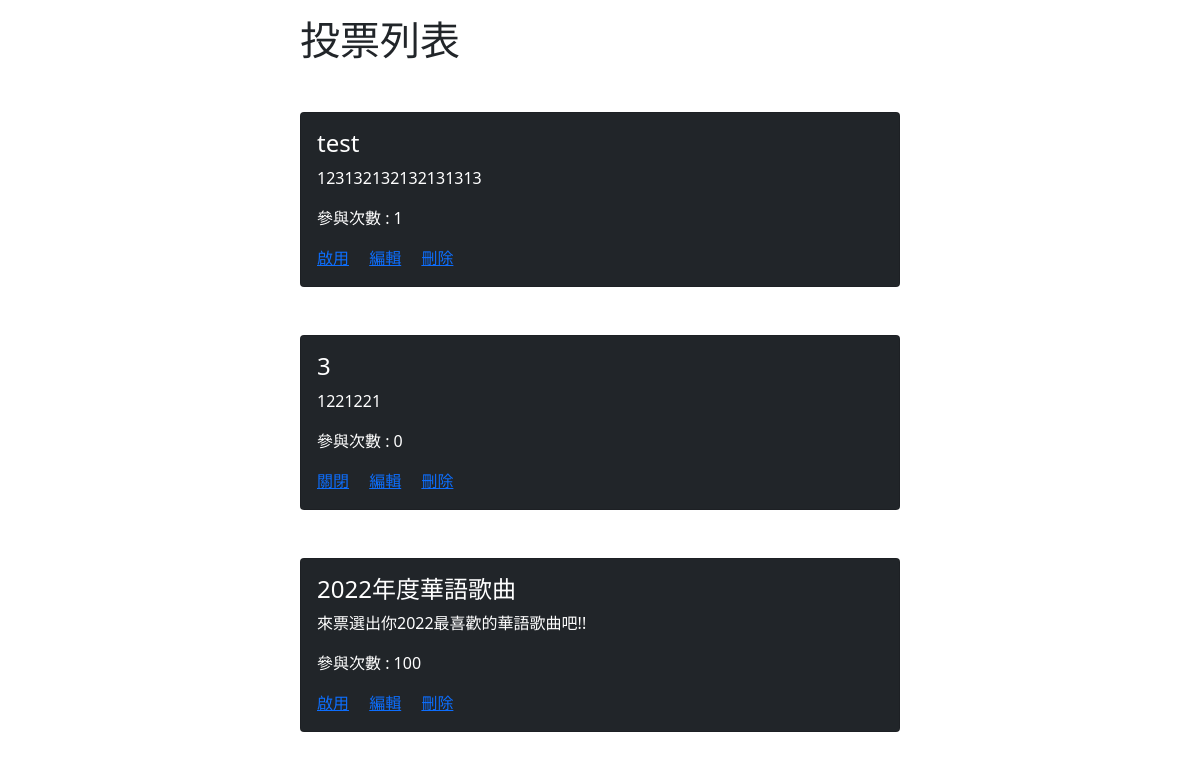
Page /back/survey.php on the earlier database version.
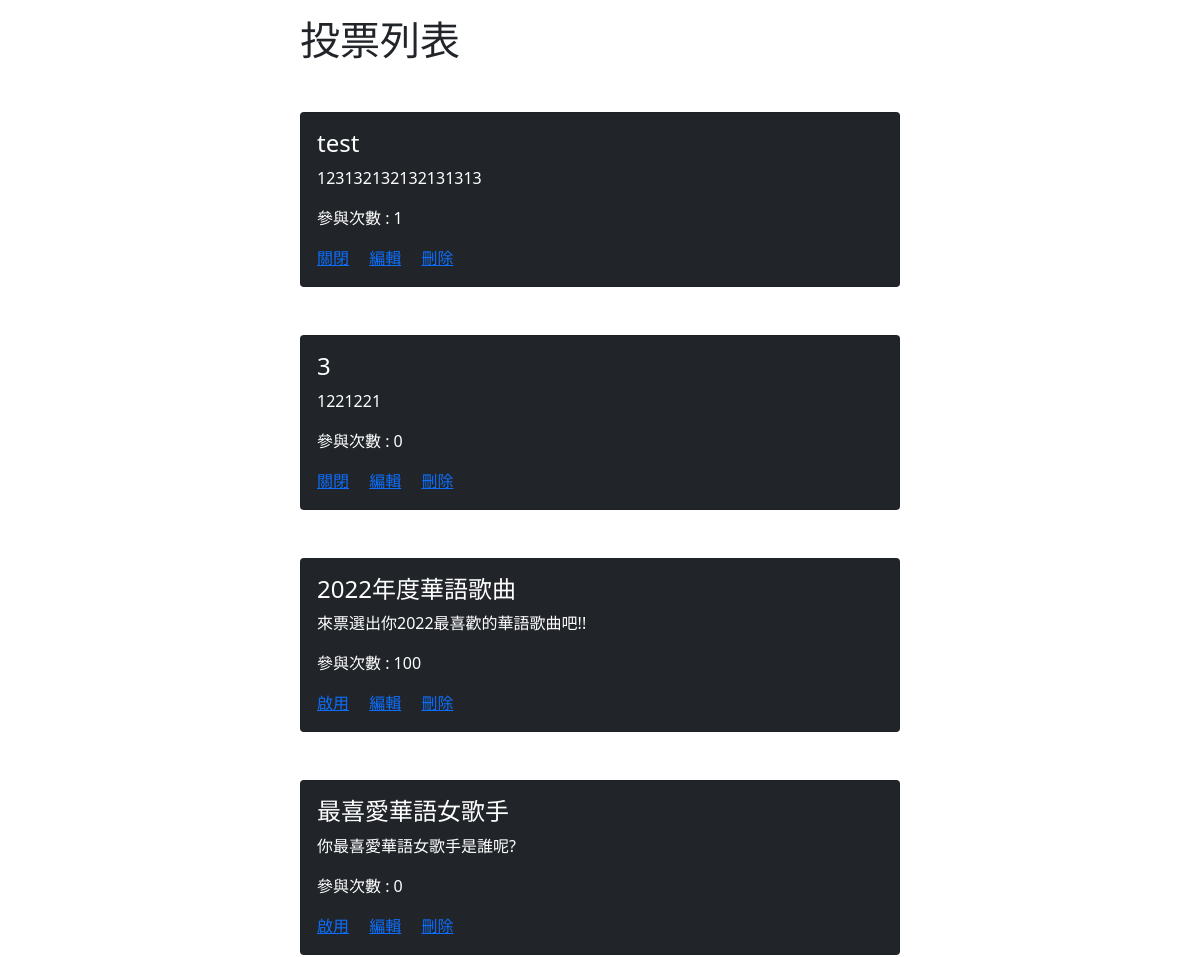
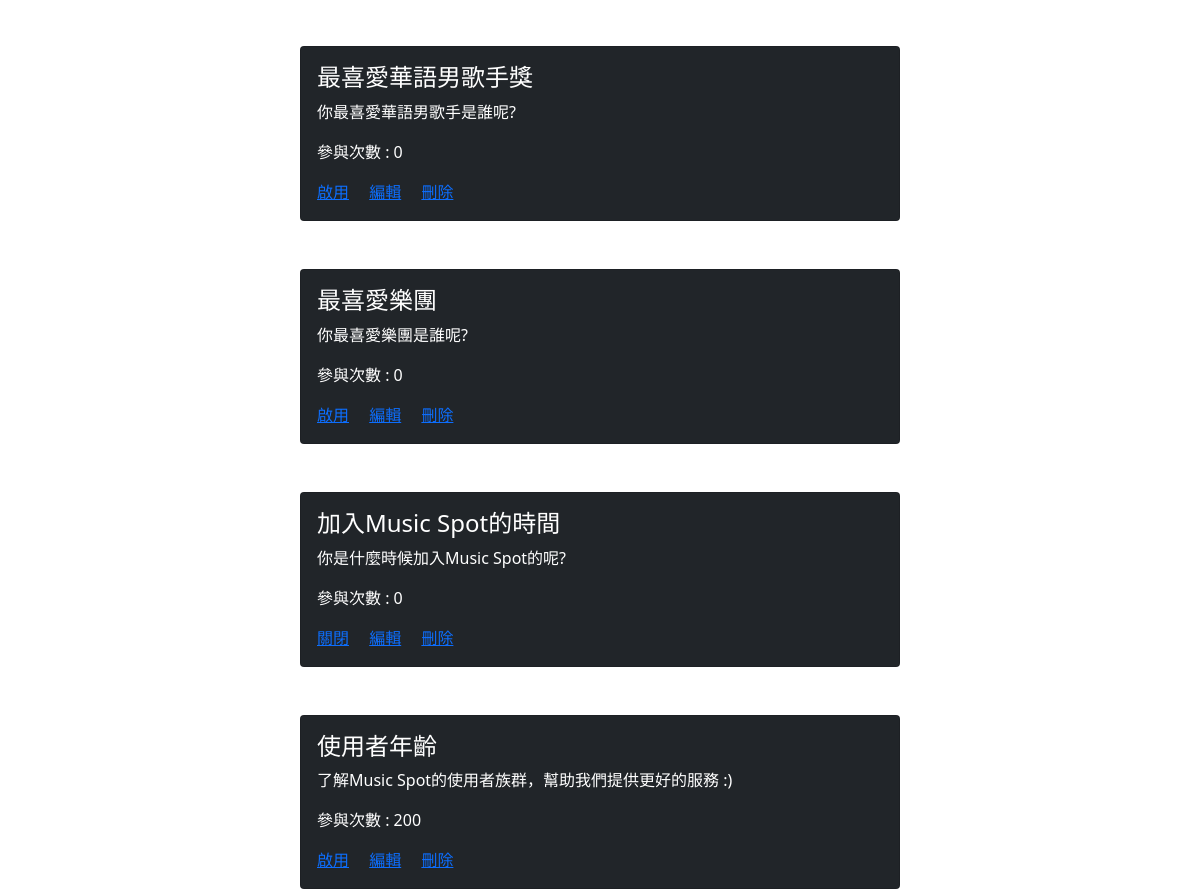
Same page on the later database version (2 pictures, top to bottom).
### tables this page shows
CREATE TABLE `survey_subjects` (
  `id` int(10) UNSIGNED NOT NULL,
  `subject` text NOT NULL,
  `type` tinyint(1) NOT NULL,
  `content` text DEFAULT NULL,
  `active` tinyint(1) NOT NULL,
  `chart` int(1) UNSIGNED NOT NULL DEFAULT 1,
  `vote` int(10) UNSIGNED NOT NULL,
  `created_at` timestamp NOT NULL DEFAULT current_timestamp(),
  `update_at` timestamp NOT NULL DEFAULT current_timestamp() ON UPDATE current_timestamp()
);

### back/survey.php (the view)
<div class="mx-auto w-50 mt-3">
    <h1>投票列表</h1>
    <?php
    include_once "./db/base.php";
    $surveys = all("survey_subjects");
    foreach ($surveys as $survey) {
        $activeText = ($survey['active'] == 1) ? "啟用" : "關閉";
    ?>
        <div class="card bg-dark text-white mt-5">
            <div class="card-body">
                <h4 class="card-title"><?= $survey['subject'] ?></h4>
                <p class="card-text"><?= $survey['content'] ?></p>
                <p class="card-text">參與次數 : <?= $survey['vote'] ?></p>
                <a href="./api/survey_active.php?id=<?= $survey['id'] ?>" class="card-link"><?= $activeText ?></a>
                <a href="./center.php?do=survey_edit&id=<?= $survey['id'] ?>" class="card-link">編輯</a>
                <a href="./api/survey_del.php?id=<?= $survey['id'] ?>" class="card-link">刪除</a>
            </div>
        </div>
    <?php
    }
    ?>
</div>

### db/base.php (shortened to what this page needs)
<link href="https://cdn.jsdelivr.net/npm/bootstrap@5.0.0/dist/css/bootstrap.min.css" rel="stylesheet">
<?php
$dsn = "mysql:host=localhost;charset=utf8;dbname=music_spot";
$pdo = new PDO($dsn, 'root', '');
function all($table, ...$args)
{
    global $pdo;
    $sql = "SELECT * FROM `$table`";
    return $pdo->query($sql)->fetchAll(PDO::FETCH_ASSOC);
}

Differences in the rows shown:
changed survey_subjects "test": active "啟用" → "關閉"
added survey_subjects: subject "最喜愛華語女歌手", content "你最喜愛華語女歌手是誰呢?", vote "0", active "啟用"
added survey_subjects: subject "最喜愛華語男歌手獎", content "你最喜愛華語男歌手是誰呢?", vote "0", active "啟用"
added survey_subjects: subject "最喜愛樂團", content "你最喜愛樂團是誰呢?", vote "0", active "啟用"
added survey_subjects: subject "加入Music Spot的時間", content "你是什麼時候加入Music Spot的呢?", vote "0", active "關閉"
added survey_subjects: subject "使用者年齡", content "了解Music Spot的使用者族群，幫助我們提供更好的服務 :)", vote "200", active "啟用"
